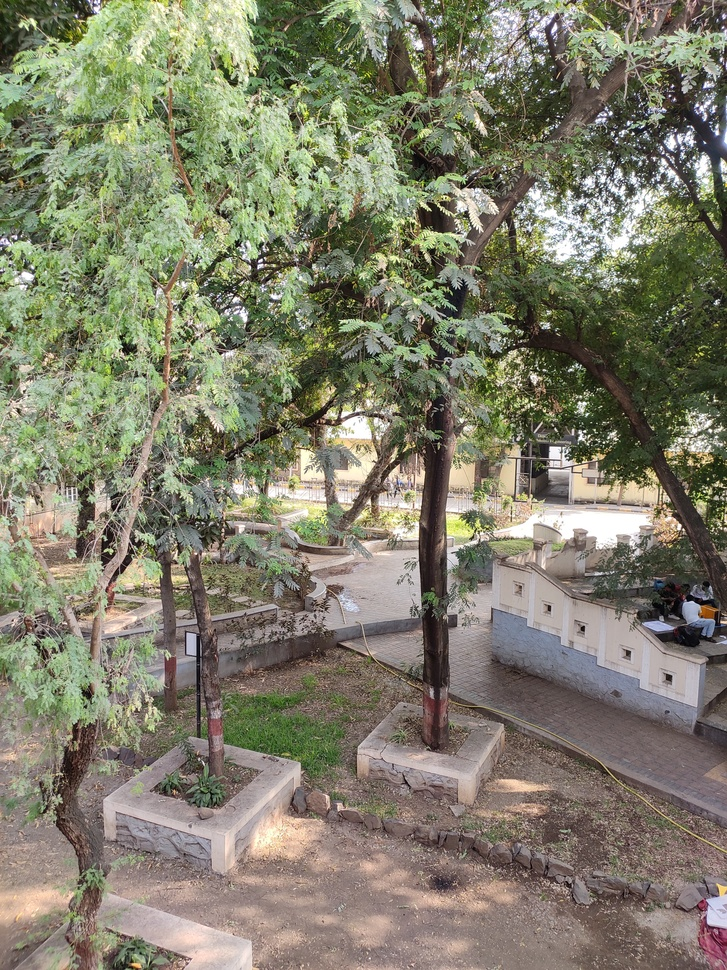
#> input picture clg.jpg, 727 x 970 px, shrunk from 3000 x 4000 before the run, found by its file name
$ python assign6.py
#> lines starting #> are read from the running program, lines starting #| are printed output that depends on the picture
from PIL import Image
import numpy as np
import matplotlib.pyplot as plt

def plot_histogram(image_array, title):
    plt.hist(image_array.flatten(), bins=256, range=(0, 256), color='gray', alpha=0.7)
    plt.xlabel('Pixel Value')
    plt.ylabel('Frequency')
    plt.title(title)

def histogram_equalization(image_array):
    # Calculate the histogram
    histogram, _ = np.histogram(image_array, bins=256, range=(0, 256))

    # Calculate the cumulative distribution function
    cdf = histogram.cumsum()


    cdf_normalized = cdf / cdf.max()

    # Perform histogram equalization
    equalized_image_array = np.interp(image_array.flatten(), range(256), cdf_normalized * 255).reshape(image_array.shape)

    return equalized_image_array

# Path to the input image
image_path = "F:\TY Sem 2\IPPR\Practicals\clg.jpg"

# Read the image using PIL
image = Image.open(image_path)
#> image is the input picture: PIL image 727x970 RGB; mean R, G, B 128.3, 126.8, 107

# Convert the image to grayscale
image_gray = image.convert('L')
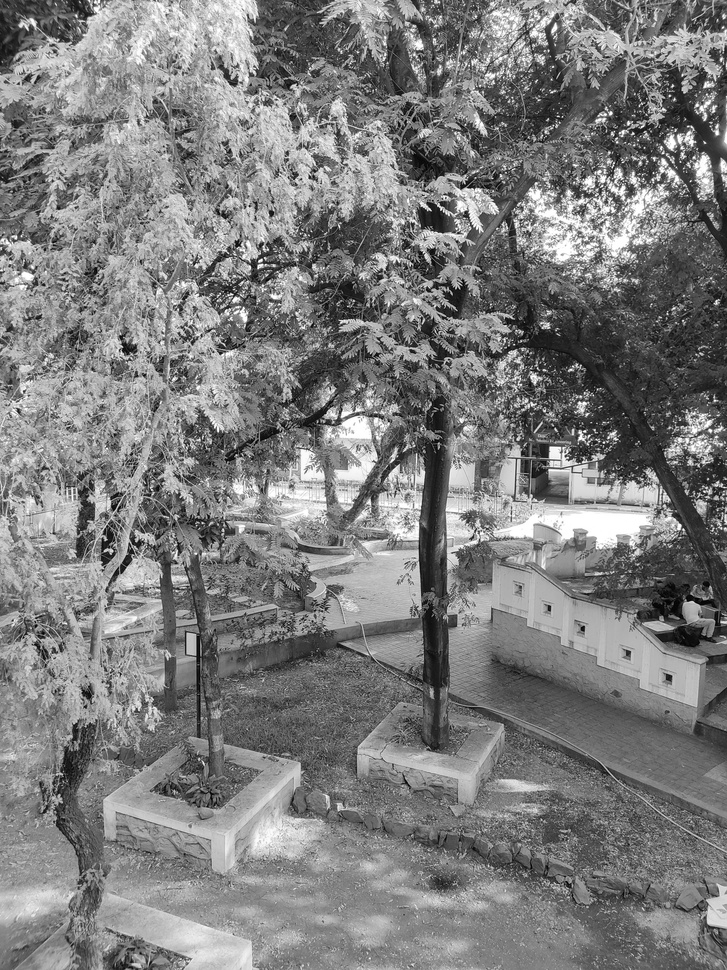
#> image_gray: PIL image 727x970 L; min 0, max 255, mean 125
image_array = np.array(image_gray)

# Calculate and plot the original image histogram
plt.figure(figsize=(12, 6))
plt.subplot(2, 2, 1)
plot_histogram(image_array, 'Original Image Histogram')
plt.xlim([0, 256])

# Perform histogram equalization
equalized_image_array = histogram_equalization(image_array)
#> in histogram_equalization, `histogram, _ = np.histogram(image_array, bins=256, range=(0, 256))`: histogram = 256 values, max 5109 at index 132, min 3 at index 0, mean 2754.6
#> in histogram_equalization, `cdf = histogram.cumsum()`: cdf = 256 values from 3 to 705190
#> in histogram_equalization, `cdf_normalized = cdf / cdf.max()`: cdf_normalized = 256 values from 4.25e-06 to 1
#> in histogram_equalization, `equalized_image_array = np.interp(image_array.flatten(), range(256), c..`:
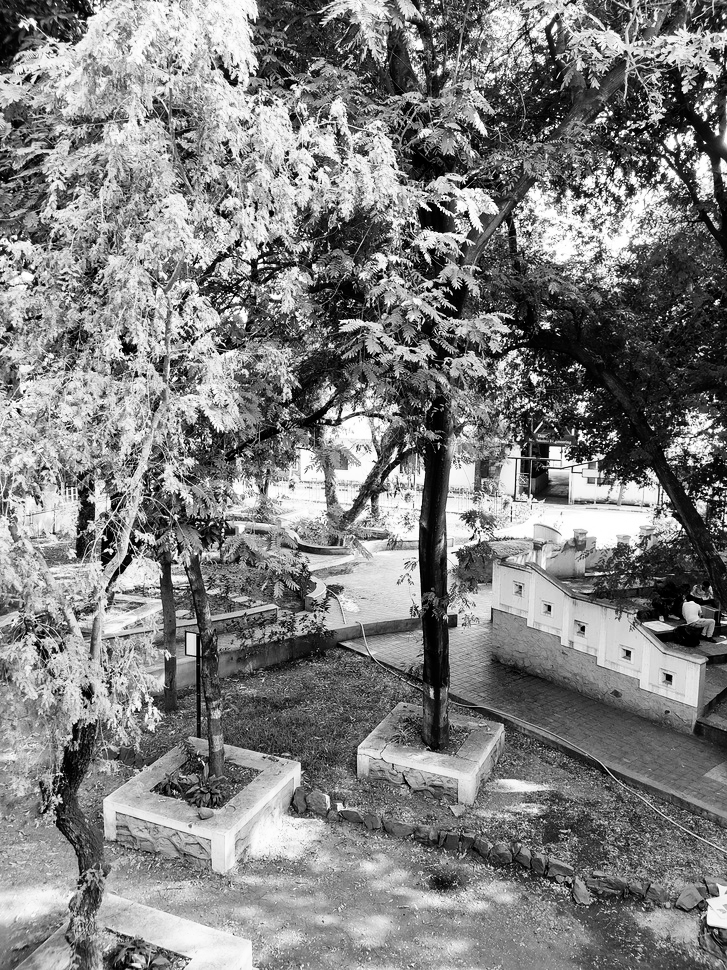
#> equalized_image_array: shape (970, 727) float64; min 0.00108, max 255, mean 128.2

# Calculate and plot the equalized image histogram
plt.subplot(2, 2, 2)
plot_histogram(equalized_image_array, 'Equalized Image Histogram')
plt.xlim([0, 256])

# Display the original and equalized images
plt.subplot(2, 2, 3)
plt.imshow(image_gray, cmap='gray')
plt.title('Original Image')
plt.axis('off')

plt.subplot(2, 2, 4)
plt.imshow(equalized_image_array, cmap='gray')
plt.title('Equalized Image')
plt.axis('off')

plt.tight_layout()
plt.show()
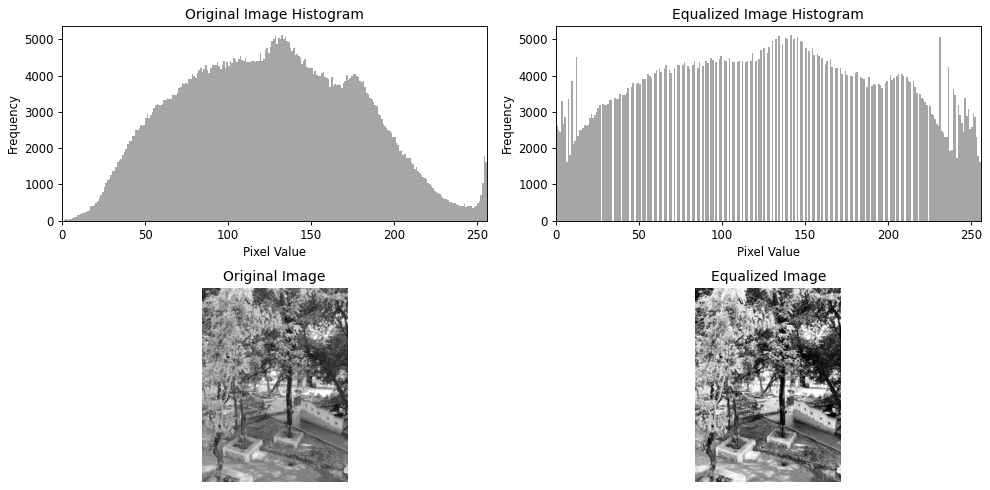
#> figure drawn by matplotlib, 4 panels; panel 1: tallest bar 5109 high, from x = 132 to 133; panel 2: tallest bar 5109 high, from x = 141 to 142
